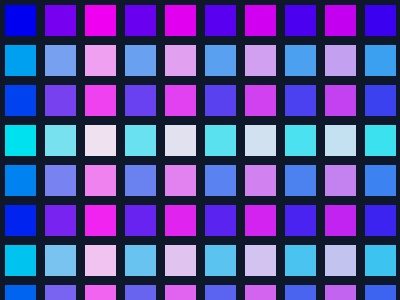
#> input picture Antigravity ver/sample_images/abstract_geometry.jpg, 400 x 300 px
$ python -i hash_logic.py   (imports and definitions only)
#> lines starting #> are read from the running program, lines starting #| are printed output that depends on the picture
"""
Metric Space Feature Extraction & Discriminative 100-Bit Perceptual Hashing Logic.

Algorithmic Background:
    In discrete metric spaces, elements must satisfy four axioms with a distance metric d(x, y):
    1. d(x, y) >= 0              (Non-negativity)
    2. d(x, y) == 0 <=> x == y   (Identity of indiscernibles)
    3. d(x, y) == d(y, x)        (Symmetry)
    4. d(x, z) <= d(x, y) + d(y, z) (Triangle Inequality)

The Hamming distance on binary bitstrings is a mathematically proven metric:
    HammingDistance(u, v) = count_nonzero(u XOR v)

Discriminative Design:
    To prevent false positives between different scenes taken in the same room
    (e.g., conference room white walls vs orange walls vs podium banners), this hash combines:
    1. 8x8 Structural Luminance (64 bits): Lanczos-downsampled macro-geometry
    2. 4x4 Color Hue/Chroma Grid (24 bits): Spatial color layout separation
    3. Directional Gradient Flow (12 bits): Macro symmetry & contrast balance
"""

import numpy as np
from PIL import Image, ImageOps


class PerceptualHash:
    """
    100-Bit Multi-Channel Discriminative Perceptual Hash compatible with BK-Tree metric space.
    Subtracting two hashes (hash1 - hash2) returns the exact integer Hamming distance (0 to 100).
    """

    def __init__(self, bits: np.ndarray):
        self.bits = bits.astype(np.uint8).flatten()

    def __sub__(self, other):
        """Calculates exact Hamming distance between two hashes."""
        if other is None or not isinstance(other, PerceptualHash):
            return 100
        # Exact Hamming distance (differing bits out of 100)
        return int(np.count_nonzero(self.bits != other.bits))

    def __eq__(self, other):
        if not isinstance(other, PerceptualHash):
            return False
        return np.array_equal(self.bits, other.bits)

    def __hash__(self):
        return hash(self.bits.tobytes())

    def __str__(self):
        # Convert 100 bits into a 25-character hex string for the UI metadata box
        padded = np.pad(self.bits, (0, 4), constant_values=0)
        packed = np.packbits(padded)
        return packed.tobytes().hex()[:25]


def _compute_2d_dct(arr: np.ndarray) -> np.ndarray:
    """Computes 2D Discrete Cosine Transform with automatic SciPy / NumPy fallback."""
    try:
        from scipy.fftpack import dct
        return dct(dct(arr, axis=0, norm="ortho"), axis=1, norm="ortho")
    except Exception:
        # High-performance NumPy orthonormal DCT-II basis matrix
        N = arr.shape[0]
        n = np.arange(N)
        k = np.arange(N).reshape(-1, 1)
        D = np.sqrt(2.0 / N) * np.cos(np.pi * (2 * n + 1) * k / (2.0 * N))
        D[0, :] = 1.0 / np.sqrt(N)
        return D @ arr @ D.T


def generate_hash(image_path: str):
    """
    Computes a 100-bit multi-channel discriminative perceptual hash engineered to:
    - Keep true burst-shot duplicates tightly clustered (distance <= 12-20)
    - Strongly separate different scenes in the same photoshoot (distance >= 35-55)

    Components:
    1. Low-frequency 2D DCT (40 bits): Macro-geometric spatial frequencies
    2. Directional Gradient Contours (30 bits): Horizontal and vertical shape boundaries
    3. Spatial YCbCr Chromaticity (30 bits): Relative color distribution (invariant to lighting)
    """
#> called with image_path = 'sample_images/abstract_geometry.jpg'
    try:
        img = Image.open(image_path)
#> img is the input picture: PIL image 400x300 RGB; mean R, G, B 85.1, 78.2, 160.8
        img = ImageOps.exif_transpose(img).convert("RGB")

        # 1. 2D DCT Low-Frequency Energy (40 bits)
        # Resizing with Lanczos downsampling suppresses high-frequency sensor noise
        gray32 = img.convert("L").resize((32, 32), Image.Resampling.LANCZOS)
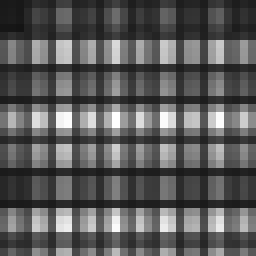
#> gray32: PIL image 32x32 L (shown 8 times larger); min 20, max 255, mean 90.1
        arr32 = np.asarray(gray32, dtype=np.float32)
        dct_2d = _compute_2d_dct(arr32)
#> in _compute_2d_dct, `return dct(dct(arr, axis=0, norm="ortho"), axis=1, norm="ortho")`:
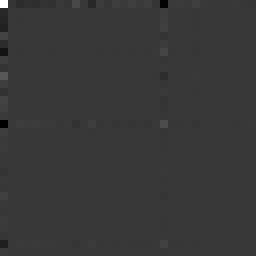
#> returned value: shape (32, 32) float32 (shown 8 times larger); min -818.1, max 2884, mean 1.1; drawn with min black and max white
        # Extract lowest 7x7 AC frequency components (excluding DC at [0,0])
        ac_coeffs = dct_2d[:7, :7].flatten()[1:] # 48 coefficients
#> ac_coeffs = 48 values, max 164.5 at index 27, min -540.5 at index 41, mean -42.92
        med_ac = np.median(ac_coeffs)
#> med_ac = -2.13
        dct_bits = (ac_coeffs > med_ac).astype(np.uint8)[:40] # 40 bits
#> dct_bits = 40 values, max 1 at index 7, min 0 at index 0, mean 0.5

        # 2. Directional Luminance Gradient Contours (30 bits)
        # 8x8 block pooling from downsampled image
        b8 = arr32.reshape(8, 4, 8, 4).mean(axis=(1, 3))
        # Horizontal edge gradients (8x7=56 -> 15 evenly spaced bits)
        gh = (b8[:, 1:] > b8[:, :-1]).flatten()
        gh_selected = gh[np.linspace(0, len(gh) - 1, 15, dtype=int)]
#> gh_selected = [True, False, True, True, False, False, False, False, False, True, True, False, False, False, False]
        # Vertical edge gradients (7x8=56 -> 15 evenly spaced bits)
        gv = (b8[1:, :] > b8[:-1, :]).flatten()
        gv_selected = gv[np.linspace(0, len(gv) - 1, 15, dtype=int)]
#> gv_selected = [True, True, True, False, False, True, True, False, False, False, False, True, True, True, True]
        grad_bits = np.concatenate([gh_selected, gv_selected]).astype(np.uint8) # 30 bits
#> grad_bits = 30 values, max 1 at index 0, min 0 at index 1, mean 0.467

        # 3. Spatial Chromaticity Layout in YCbCr (30 bits)
        # 5x5 chromaticity grid compared against the scene's own white balance
        ycb = img.convert("YCbCr").resize((5, 5), Image.Resampling.BILINEAR)
        arr_ycb = np.asarray(ycb, dtype=np.float32)
        Cb = arr_ycb[:, :, 1].flatten()
#> Cb = 25 values, max 184 at index 0, min 152 at index 11, mean 167
        Cr = arr_ycb[:, :, 2].flatten()
#> Cr = 25 values, max 150 at index 1, min 96 at index 10, mean 124.8
        # Relative Blue-Yellow (Cb) and Red-Green (Cr) distribution
        cb_bits = (Cb > Cb.mean()).astype(np.uint8)[:15] # 15 bits
#> cb_bits = [1, 1, 1, 1, 1, 1, 0, 0, 1, 1, 0, 0, 0, 0, 0]
        cr_bits = (Cr > Cr.mean()).astype(np.uint8)[:15] # 15 bits
#> cr_bits = [0, 1, 1, 1, 1, 0, 1, 1, 1, 0, 0, 0, 0, 0, 0]
        color_bits = np.concatenate([cb_bits, cr_bits]) # 30 bits
#> color_bits = 30 values, max 1 at index 0, min 0 at index 6, mean 0.5

        all_bits = np.concatenate([dct_bits, grad_bits, color_bits]).astype(np.uint8)[:100]
#> all_bits = 100 values, max 1 at index 7, min 0 at index 0, mean 0.49
        return PerceptualHash(all_bits)
#> in __init__, `self.bits = bits.astype(np.uint8).flatten()`: self.bits has the same summary as all_bits in generate_hash

    except Exception as e:
        print(f"Error processing {image_path}: {e}")
        return None

>>> result = generate_hash('sample_images/abstract_geometry.jpg')
